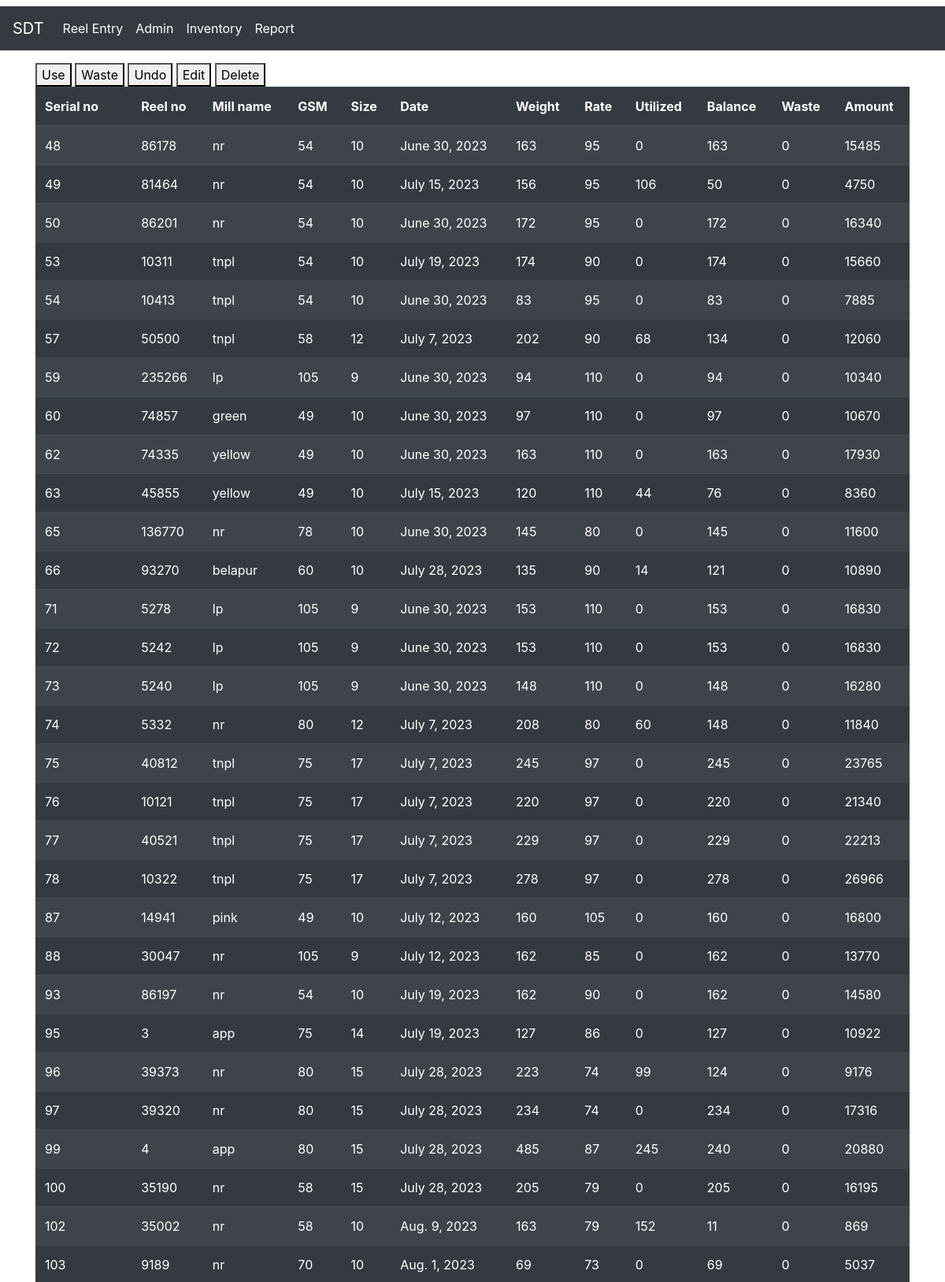
Page /inventory (upper part) on the committed database.
### home/models.py (models this page shows)
class reel_entry(models.Model):
    reel_no = models.IntegerField(null=True, unique=True)
    reel_gsm = models.IntegerField(null=True)
    reel_weight = models.IntegerField(null=True)
    reel_size = models.IntegerField(null=True)
    reel_rate = models.IntegerField( null=True)
    reel_mill = models.CharField(max_length=200,blank=True, null=True)
    reel_date= models.DateField(auto_now=True, null=True)
    reel_balance = models.IntegerField( null=True, default=0)
    reel_utilization = models.IntegerField( null=True, default=0)
    reel_waste = models.IntegerField( null=True, default=0)
    reel_amount = models.IntegerField( null=True, default=0)

### home/views.py (the view)
# urls.py: path("inventory",views.inventory,name='inventory'),
def inventory(request):
    show=reel_entry.objects.all()
    sum_reelwaste=reel_entry.objects.aggregate(reelwaste=Sum('reel_waste'))
    reelwaste=sum_reelwaste['reelwaste']
    sum_reelbalance=reel_entry.objects.aggregate(reelbalance=Sum('reel_balance'))
    reelbalance=sum_reelbalance['reelbalance']
    sum_reelrate=reel_entry.objects.aggregate(reelrate=Sum('reel_rate'))
    reelrate=sum_reelrate['reelrate']
    sum_reelweight=reel_entry.objects.aggregate(reelweight=Sum('reel_weight'))
    reelweight=sum_reelweight['reelweight']
    sum_reelutilization=reel_entry.objects.aggregate(reelutilization=Sum('reel_utilization'))
    reelutilization=sum_reelutilization['reelutilization']
    sum_reelamount=reel_entry.objects.aggregate(reelamount=Sum('reel_amount'))
    reelamount=sum_reelamount['reelamount']
    list = {'show':show,'reelwaste':reelwaste,'reelrate':reelrate,'reelamount':reelamount,'reelutilization':reelutilization,'reelbalance':reelbalance,'reelweight':reelweight}
    return render(request,'inventory.html',list)

### templates/inventory.html (shortened to what this page needs)
{% extends 'base.html' %}
{% block body %}
<!DOCTYPE html>
<html lang="en">
<head>
<link rel="stylesheet" href="https://maxcdn.bootstrapcdn.com/bootstrap/4.5.0/css/bootstrap.min.css">
</head>
<body>
<div class="container">
  <button class="no-print" type="button"  data-toggle="modal" data-target="#useModal">Use</button>
  <button class="no-print" type="button"  data-toggle="modal" data-target="#wasteModal">Waste</button>
  <button class="no-print" type="button"  data-toggle="modal" data-target="#undoModal">Undo</button>
  <button class="no-print" type="button"  data-toggle="modal" data-target="#editModal">Edit</button>
  <button class="no-print" type="button"  data-toggle="modal" data-target="#deleteModal">Delete</button>
<table class="table table-dark table-striped">
	<thead>
	<tr>
		<th>Serial no</th>
        <th>Reel no</th>
		<th>Mill name</th>
		<th>GSM</th>
		<th>Size</th>
		<th>Date</th>
        <th>Weight</th>
        <th>Rate</th>
        <th>Utilized</th>
        <th>Balance</th>
        <th>Waste</th>
		<th>Amount</th>
	</tr>
	</thead>
	<tbody>
	{% for i in show %}
	<tr>
		<td >{{i.id}}</td>
        <td >{{i.reel_no}}</td>
		<td>{{i.reel_mill}}</td>
		<td>{{i.reel_gsm}}</td>
		<td>{{i.reel_size}}</td>
		<td>{{i.reel_date}}</td>
        <td>{{i.reel_weight}}</td>
        <td>{{i.reel_rate}}</td>
		<td>{{i.reel_utilization}}</td>
		<td>{{i.reel_balance}}</td>
		<td>{{i.reel_waste}}</td>
		<td>{{i.reel_amount}}</td>
	</tr>
	{% endfor %}
	</tbody>
</table>
</div>
</body>
</html>
{% endblock body %}

### rows in the picture
reel_entry: id "48", reel_no "86178", reel_mill "nr", reel_gsm "54", reel_size "10", reel_date "June 30, 2023", reel_weight "163", reel_rate "95", reel_utilization "0", reel_balance "163", reel_waste "0", reel_amount "15485"
reel_entry: id "49", reel_no "81464", reel_mill "nr", reel_gsm "54", reel_size "10", reel_date "July 15, 2023", reel_weight "156", reel_rate "95", reel_utilization "106", reel_balance "50", reel_waste "0", reel_amount "4750"
reel_entry: id "50", reel_no "86201", reel_mill "nr", reel_gsm "54", reel_size "10", reel_date "June 30, 2023", reel_weight "172", reel_rate "95", reel_utilization "0", reel_balance "172", reel_waste "0", reel_amount "16340"
reel_entry: id "53", reel_no "10311", reel_mill "tnpl", reel_gsm "54", reel_size "10", reel_date "July 19, 2023", reel_weight "174", reel_rate "90", reel_utilization "0", reel_balance "174", reel_waste "0", reel_amount "15660"
reel_entry: id "54", reel_no "10413", reel_mill "tnpl", reel_gsm "54", reel_size "10", reel_date "June 30, 2023", reel_weight "83", reel_rate "95", reel_utilization "0", reel_balance "83", reel_waste "0", reel_amount "7885"
reel_entry: id "57", reel_no "50500", reel_mill "tnpl", reel_gsm "58", reel_size "12", reel_date "July 7, 2023", reel_weight "202", reel_rate "90", reel_utilization "68", reel_balance "134", reel_waste "0", reel_amount "12060"
reel_entry: id "59", reel_no "235266", reel_mill "lp", reel_gsm "105", reel_size "9", reel_date "June 30, 2023", reel_weight "94", reel_rate "110", reel_utilization "0", reel_balance "94", reel_waste "0", reel_amount "10340"
reel_entry: id "60", reel_no "74857", reel_mill "green", reel_gsm "49", reel_size "10", reel_date "June 30, 2023", reel_weight "97", reel_rate "110", reel_utilization "0", reel_balance "97", reel_waste "0", reel_amount "10670"
reel_entry: id "62", reel_no "74335", reel_mill "yellow", reel_gsm "49", reel_size "10", reel_date "June 30, 2023", reel_weight "163", reel_rate "110", reel_utilization "0", reel_balance "163", reel_waste "0", reel_amount "17930"
reel_entry: id "63", reel_no "45855", reel_mill "yellow", reel_gsm "49", reel_size "10", reel_date "July 15, 2023", reel_weight "120", reel_rate "110", reel_utilization "44", reel_balance "76", reel_waste "0", reel_amount "8360"
reel_entry: id "65", reel_no "136770", reel_mill "nr", reel_gsm "78", reel_size "10", reel_date "June 30, 2023", reel_weight "145", reel_rate "80", reel_utilization "0", reel_balance "145", reel_waste "0", reel_amount "11600"
reel_entry: id "66", reel_no "93270", reel_mill "belapur", reel_gsm "60", reel_size "10", reel_date "July 28, 2023", reel_weight "135", reel_rate "90", reel_utilization "14", reel_balance "121", reel_waste "0", reel_amount "10890"
reel_entry: id "71", reel_no "5278", reel_mill "lp", reel_gsm "105", reel_size "9", reel_date "June 30, 2023", reel_weight "153", reel_rate "110", reel_utilization "0", reel_balance "153", reel_waste "0", reel_amount "16830"
reel_entry: id "72", reel_no "5242", reel_mill "lp", reel_gsm "105", reel_size "9", reel_date "June 30, 2023", reel_weight "153", reel_rate "110", reel_utilization "0", reel_balance "153", reel_waste "0", reel_amount "16830"
reel_entry: id "73", reel_no "5240", reel_mill "lp", reel_gsm "105", reel_size "9", reel_date "June 30, 2023", reel_weight "148", reel_rate "110", reel_utilization "0", reel_balance "148", reel_waste "0", reel_amount "16280"
reel_entry: id "74", reel_no "5332", reel_mill "nr", reel_gsm "80", reel_size "12", reel_date "July 7, 2023", reel_weight "208", reel_rate "80", reel_utilization "60", reel_balance "148", reel_waste "0", reel_amount "11840"
reel_entry: id "75", reel_no "40812", reel_mill "tnpl", reel_gsm "75", reel_size "17", reel_date "July 7, 2023", reel_weight "245", reel_rate "97", reel_utilization "0", reel_balance "245", reel_waste "0", reel_amount "23765"
reel_entry: id "76", reel_no "10121", reel_mill "tnpl", reel_gsm "75", reel_size "17", reel_date "July 7, 2023", reel_weight "220", reel_rate "97", reel_utilization "0", reel_balance "220", reel_waste "0", reel_amount "21340"
reel_entry: id "77", reel_no "40521", reel_mill "tnpl", reel_gsm "75", reel_size "17", reel_date "July 7, 2023", reel_weight "229", reel_rate "97", reel_utilization "0", reel_balance "229", reel_waste "0", reel_amount "22213"
reel_entry: id "78", reel_no "10322", reel_mill "tnpl", reel_gsm "75", reel_size "17", reel_date "July 7, 2023", reel_weight "278", reel_rate "97", reel_utilization "0", reel_balance "278", reel_waste "0", reel_amount "26966"
reel_entry: id "87", reel_no "14941", reel_mill "pink", reel_gsm "49", reel_size "10", reel_date "July 12, 2023", reel_weight "160", reel_rate "105", reel_utilization "0", reel_balance "160", reel_waste "0", reel_amount "16800"
reel_entry: id "88", reel_no "30047", reel_mill "nr", reel_gsm "105", reel_size "9", reel_date "July 12, 2023", reel_weight "162", reel_rate "85", reel_utilization "0", reel_balance "162", reel_waste "0", reel_amount "13770"
reel_entry: id "93", reel_no "86197", reel_mill "nr", reel_gsm "54", reel_size "10", reel_date "July 19, 2023", reel_weight "162", reel_rate "90", reel_utilization "0", reel_balance "162", reel_waste "0", reel_amount "14580"
reel_entry: id "95", reel_no "3", reel_mill "app", reel_gsm "75", reel_size "14", reel_date "July 19, 2023", reel_weight "127", reel_rate "86", reel_utilization "0", reel_balance "127", reel_waste "0", reel_amount "10922"
reel_entry: id "96", reel_no "39373", reel_mill "nr", reel_gsm "80", reel_size "15", reel_date "July 28, 2023", reel_weight "223", reel_rate "74", reel_utilization "99", reel_balance "124", reel_waste "0", reel_amount "9176"
reel_entry: id "97", reel_no "39320", reel_mill "nr", reel_gsm "80", reel_size "15", reel_date "July 28, 2023", reel_weight "234", reel_rate "74", reel_utilization "0", reel_balance "234", reel_waste "0", reel_amount "17316"
reel_entry: id "99", reel_no "4", reel_mill "app", reel_gsm "80", reel_size "15", reel_date "July 28, 2023", reel_weight "485", reel_rate "87", reel_utilization "245", reel_balance "240", reel_waste "0", reel_amount "20880"
reel_entry: id "100", reel_no "35190", reel_mill "nr", reel_gsm "58", reel_size "15", reel_date "July 28, 2023", reel_weight "205", reel_rate "79", reel_utilization "0", reel_balance "205", reel_waste "0", reel_amount "16195"
reel_entry: id "102", reel_no "35002", reel_mill "nr", reel_gsm "58", reel_size "10", reel_date "Aug. 9, 2023", reel_weight "163", reel_rate "79", reel_utilization "152", reel_balance "11", reel_waste "0", reel_amount "869"
reel_entry: id "103", reel_no "9189", reel_mill "nr", reel_gsm "70", reel_size "10", reel_date "Aug. 1, 2023", reel_weight "69", reel_rate "73", reel_utilization "0", reel_balance "69", reel_waste "0", reel_amount "5037"
